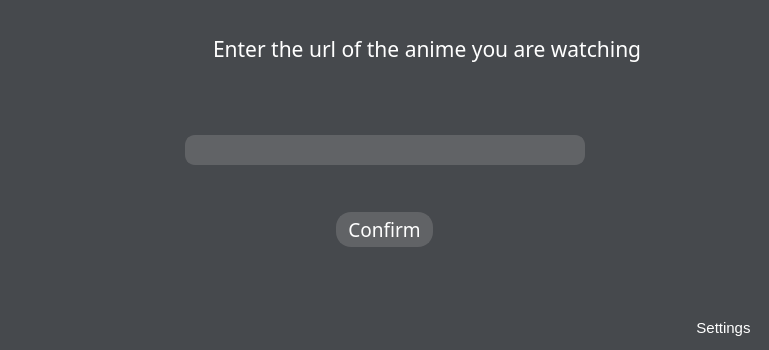
<?xml version="1.0" encoding="UTF-8"?>
<ui version="4.0">
 <class>MainWindow</class>
 <widget class="QMainWindow" name="MainWindow">
  <property name="geometry">
   <rect>
    <x>0</x>
    <y>0</y>
    <width>769</width>
    <height>350</height>
   </rect>
  </property>
  <property name="minimumSize">
   <size>
    <width>550</width>
    <height>250</height>
   </size>
  </property>
  <property name="maximumSize">
   <size>
    <width>800</width>
    <height>350</height>
   </size>
  </property>
  <property name="font">
   <font>
    <family>Rubik</family>
    <pointsize>9</pointsize>
   </font>
  </property>
  <property name="windowTitle">
   <string>Anime Presence</string>
  </property>
  <property name="layoutDirection">
   <enum>Qt::LeftToRight</enum>
  </property>
  <property name="styleSheet">
   <string notr="true">background-color: rgb(70, 73, 77);
color: rgb(255, 255, 255);
</string>
  </property>
  <property name="toolButtonStyle">
   <enum>Qt::ToolButtonIconOnly</enum>
  </property>
  <property name="tabShape">
   <enum>QTabWidget::Rounded</enum>
  </property>
  <widget class="QWidget" name="centralwidget">
   <layout class="QVBoxLayout" name="verticalLayout">
    <item>
     <layout class="QHBoxLayout" name="horizontalLayout_3">
      <item>
       <widget class="QLabel" name="logo_image">
        <property name="minimumSize">
         <size>
          <width>80</width>
          <height>80</height>
         </size>
        </property>
        <property name="maximumSize">
         <size>
          <width>80</width>
          <height>80</height>
         </size>
        </property>
        <property name="text">
         <string/>
        </property>
        <property name="pixmap">
         <pixmap>ressource_test/shiro.png</pixmap>
        </property>
        <property name="scaledContents">
         <bool>true</bool>
        </property>
       </widget>
      </item>
      <item>
       <spacer name="horizontalSpacer_2">
        <property name="orientation">
         <enum>Qt::Horizontal</enum>
        </property>
        <property name="sizeHint" stdset="0">
         <size>
          <width>40</width>
          <height>20</height>
         </size>
        </property>
       </spacer>
      </item>
      <item>
       <widget class="QLabel" name="title_label">
        <property name="minimumSize">
         <size>
          <width>0</width>
          <height>80</height>
         </size>
        </property>
        <property name="font">
         <font>
          <family>Rubik</family>
          <pointsize>16</pointsize>
         </font>
        </property>
        <property name="styleSheet">
         <string notr="true"/>
        </property>
        <property name="text">
         <string>Enter the url of the anime you are watching</string>
        </property>
       </widget>
      </item>
      <item>
       <spacer name="horizontalSpacer">
        <property name="orientation">
         <enum>Qt::Horizontal</enum>
        </property>
        <property name="sizeHint" stdset="0">
         <size>
          <width>40</width>
          <height>20</height>
         </size>
        </property>
       </spacer>
      </item>
     </layout>
    </item>
    <item>
     <spacer name="verticalSpacer">
      <property name="orientation">
       <enum>Qt::Vertical</enum>
      </property>
      <property name="sizeHint" stdset="0">
       <size>
        <width>20</width>
        <height>26</height>
       </size>
      </property>
     </spacer>
    </item>
    <item>
     <layout class="QHBoxLayout" name="horizontalLayout_2">
      <item>
       <spacer name="horizontalSpacer_3">
        <property name="orientation">
         <enum>Qt::Horizontal</enum>
        </property>
        <property name="sizeHint" stdset="0">
         <size>
          <width>40</width>
          <height>20</height>
         </size>
        </property>
       </spacer>
      </item>
      <item>
       <widget class="QLineEdit" name="url_entry">
        <property name="minimumSize">
         <size>
          <width>400</width>
          <height>30</height>
         </size>
        </property>
        <property name="font">
         <font>
          <pointsize>9</pointsize>
         </font>
        </property>
        <property name="styleSheet">
         <string notr="true">QLineEdit{
	background: #616366;
	border: 2px solid #616366;
	border-radius: 10px
}</string>
        </property>
       </widget>
      </item>
      <item>
       <spacer name="horizontalSpacer_4">
        <property name="orientation">
         <enum>Qt::Horizontal</enum>
        </property>
        <property name="sizeHint" stdset="0">
         <size>
          <width>40</width>
          <height>20</height>
         </size>
        </property>
       </spacer>
      </item>
     </layout>
    </item>
    <item>
     <spacer name="verticalSpacer_2">
      <property name="orientation">
       <enum>Qt::Vertical</enum>
      </property>
      <property name="sizeHint" stdset="0">
       <size>
        <width>20</width>
        <height>25</height>
       </size>
      </property>
     </spacer>
    </item>
    <item>
     <layout class="QHBoxLayout" name="horizontalLayout">
      <item>
       <spacer name="horizontalSpacer_5">
        <property name="orientation">
         <enum>Qt::Horizontal</enum>
        </property>
        <property name="sizeHint" stdset="0">
         <size>
          <width>40</width>
          <height>20</height>
         </size>
        </property>
       </spacer>
      </item>
      <item>
       <widget class="QPushButton" name="confirm_button">
        <property name="sizePolicy">
         <sizepolicy hsizetype="Minimum" vsizetype="Fixed">
          <horstretch>0</horstretch>
          <verstretch>0</verstretch>
         </sizepolicy>
        </property>
        <property name="minimumSize">
         <size>
          <width>0</width>
          <height>0</height>
         </size>
        </property>
        <property name="font">
         <font>
          <family>Rubik</family>
          <pointsize>14</pointsize>
          <weight>50</weight>
          <italic>false</italic>
          <bold>false</bold>
          <underline>false</underline>
          <strikeout>false</strikeout>
          <kerning>true</kerning>
         </font>
        </property>
        <property name="cursor">
         <cursorShape>PointingHandCursor</cursorShape>
        </property>
        <property name="mouseTracking">
         <bool>false</bool>
        </property>
        <property name="styleSheet">
         <string notr="true">QPushButton{
	background: #616366;
	border: 2px solid #616366;
	border-radius: 15px;
	padding: 2 10px;
}</string>
        </property>
        <property name="text">
         <string>Confirm</string>
        </property>
       </widget>
      </item>
      <item>
       <spacer name="horizontalSpacer_6">
        <property name="orientation">
         <enum>Qt::Horizontal</enum>
        </property>
        <property name="sizeHint" stdset="0">
         <size>
          <width>40</width>
          <height>20</height>
         </size>
        </property>
       </spacer>
      </item>
     </layout>
    </item>
    <item>
     <widget class="QLabel" name="result_label">
      <property name="font">
       <font>
        <family>Rubik</family>
        <pointsize>9</pointsize>
       </font>
      </property>
      <property name="styleSheet">
       <string notr="true">QLabel{
	color: #26bc1a;
}</string>
      </property>
      <property name="text">
       <string/>
      </property>
      <property name="alignment">
       <set>Qt::AlignCenter</set>
      </property>
     </widget>
    </item>
    <item>
     <spacer name="verticalSpacer_3">
      <property name="orientation">
       <enum>Qt::Vertical</enum>
      </property>
      <property name="sizeHint" stdset="0">
       <size>
        <width>20</width>
        <height>24</height>
       </size>
      </property>
     </spacer>
    </item>
    <item>
     <layout class="QHBoxLayout" name="horizontalLayout_4">
      <item>
       <spacer name="horizontalSpacer_7">
        <property name="orientation">
         <enum>Qt::Horizontal</enum>
        </property>
        <property name="sizeHint" stdset="0">
         <size>
          <width>40</width>
          <height>20</height>
         </size>
        </property>
       </spacer>
      </item>
      <item>
       <widget class="QPushButton" name="settings_button">
        <property name="font">
         <font>
          <pointsize>11</pointsize>
         </font>
        </property>
        <property name="layoutDirection">
         <enum>Qt::RightToLeft</enum>
        </property>
        <property name="styleSheet">
         <string notr="true">	QPushButton{
	background: #46494d;
	border: 2px solid #46494d;
	border-radius: 13px;
	padding: 2 7px;
	padding-right: 10px;
	transition: 0.25s;
}

QPushButton:hover{
	background: #616366;
	border: 2px solid #616366;
}</string>
        </property>
        <property name="text">
         <string>Settings</string>
        </property>
        <property name="icon">
         <iconset>
          <normaloff>ressource_test/interfacewhite.png</normaloff>ressource_test/interfacewhite.png</iconset>
        </property>
        <property name="iconSize">
         <size>
          <width>16</width>
          <height>16</height>
         </size>
        </property>
       </widget>
      </item>
     </layout>
    </item>
   </layout>
  </widget>
  <widget class="QMenuBar" name="menubar">
   <property name="geometry">
    <rect>
     <x>0</x>
     <y>0</y>
     <width>769</width>
     <height>21</height>
    </rect>
   </property>
  </widget>
 </widget>
 <resources/>
 <connections/>
</ui>
